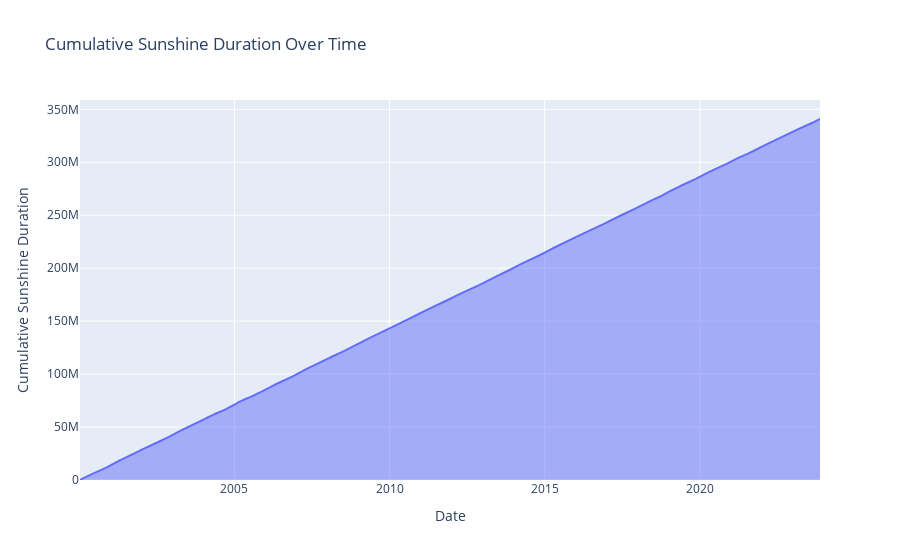

Here is the notebook cell this chart was saved with:
### Markdown cell above
#### Evolution Charts

### Code cell
# Area Chart for cumulative sunshine duration over time
df_sorted = data.sort_values(by='date')
df_sorted['cumulative_sunshine_duration'] = df_sorted['sunshine_duration'].cumsum()

fig_area_sunshine = px.area(df_sorted, x='date', y='cumulative_sunshine_duration',
                            title='Cumulative Sunshine Duration Over Time',
                            labels={'date': 'Date', 'cumulative_sunshine_duration': 'Cumulative Sunshine Duration'})

# Display the area chart
fig_area_sunshine.show()

### Figure 1 — Plotly figure (JSON) as saved in the notebook; plotly's stock layout.template omitted (floating-point values rounded to 4 significant figures; data arrays with more than 128 entries replaced by an {"elided": "..."} marker saying what was removed)
{"data": [{"fillpattern": {"shape": ""}, "hovertemplate": "Date=%{x}<br>Cumulative Sunshine Duration=%{y}<extra></extra>", "legendgroup": "", "line": {"color": "#636efa"}, "marker": {"symbol": "circle"}, "mode": "lines", "name": "", "orientation": "v", "showlegend": false, "stackgroup": "1", "type": "scatter", "x": {"elided": "8711 str values"}, "xaxis": "x", "y": {"elided": "8711 float values"}, "yaxis": "y"}], "layout": {"legend": {"tracegroupgap": 0}, "title": {"text": "Cumulative Sunshine Duration Over Time"}, "xaxis": {"anchor": "y", "domain": [0, 1], "title": {"text": "Date"}}, "yaxis": {"anchor": "x", "domain": [0, 1], "title": {"text": "Cumulative Sunshine Duration"}}}}
